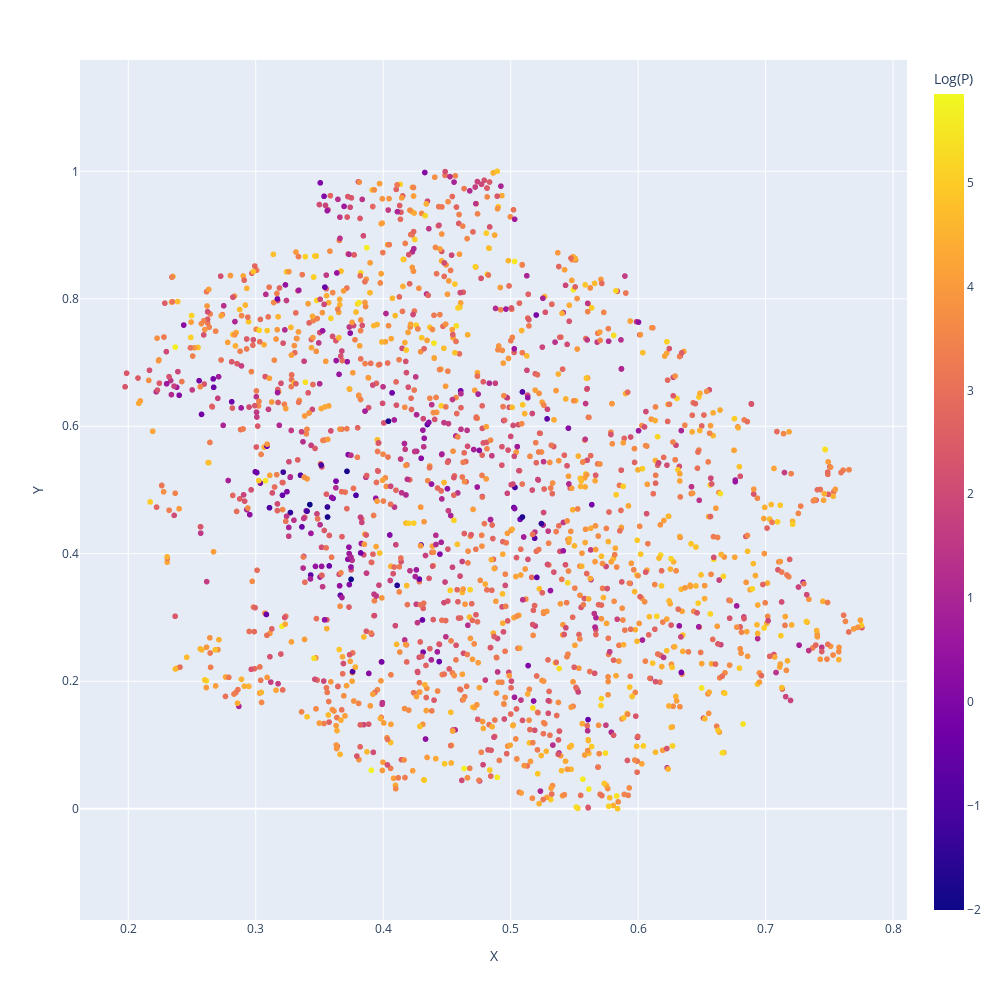

The code cell stored with this chart in its notebook:
### Code cell
import plotly.express as px
import molplotly

Z = x_validEncoded2D.copy()
Z = (Z - Z.min()) / (Z.max() - Z.min())  # normalize to the 0-1 range
cm2i = 1/2.54

temp_df = pd.DataFrame({
    'X': Z[:, 0],
    'Y': Z[:, 1],
    'Log(P)': y_valid,
    'smiles': smiles_valid,
})

# Create a scatter plot with plotly
fig = px.scatter(temp_df, x='X', y='Y', color='Log(P)', hover_data=['smiles'])

fig.update_layout(
    width=1000,  # Adjust width and height if necessary
    height=1000,
    xaxis=dict(scaleanchor='y', scaleratio=2),
    yaxis=dict(scaleanchor='x', scaleratio=2)
)
# Add molecules with molplotly
app = molplotly.add_molecules(
    fig=fig,
    df=temp_df,
    smiles_col='smiles',
    title_col='Log(P)'
)

# Run the application
app.run(mode='inline', port=8768, height=1600)

### Figure 1 — Plotly figure (JSON) as saved in the notebook; plotly's stock layout.template omitted (floating-point values rounded to 4 significant figures; data arrays with more than 128 entries replaced by an {"elided": "..."} marker saying what was removed)
{"data": [{"customdata": {"elided": "2000x1 str values"}, "hovertemplate": "X=%{x}<br>Y=%{y}<br>smiles=%{customdata[0]}<br>Log(P)=%{marker.color}<extra></extra>", "legendgroup": "", "marker": {"color": {"elided": "2000 float values"}, "coloraxis": "coloraxis", "symbol": "circle"}, "mode": "markers", "name": "", "showlegend": false, "type": "scattergl", "x": {"elided": "2000 float values"}, "xaxis": "x", "y": {"elided": "2000 float values"}, "yaxis": "y"}], "layout": {"coloraxis": {"colorbar": {"title": {"text": "Log(P)"}}, "colorscale": [[0, "#0d0887"], [0.1111, "#46039f"], [0.2222, "#7201a8"], [0.3333, "#9c179e"], [0.4444, "#bd3786"], [0.5556, "#d8576b"], [0.6667, "#ed7953"], [0.7778, "#fb9f3a"], [0.8889, "#fdca26"], [1, "#f0f921"]]}, "height": 1000, "legend": {"tracegroupgap": 0}, "margin": {"t": 60}, "width": 1000, "xaxis": {"anchor": "y", "autorange": true, "domain": [0, 1], "range": [0.1621, 0.8109], "scaleanchor": "y", "scaleratio": 2, "title": {"text": "X"}, "type": "linear"}, "yaxis": {"anchor": "x", "autorange": true, "domain": [0, 1], "range": [-0.1738, 1.174], "scaleanchor": "x", "scaleratio": 2, "title": {"text": "Y"}, "type": "linear"}}}
